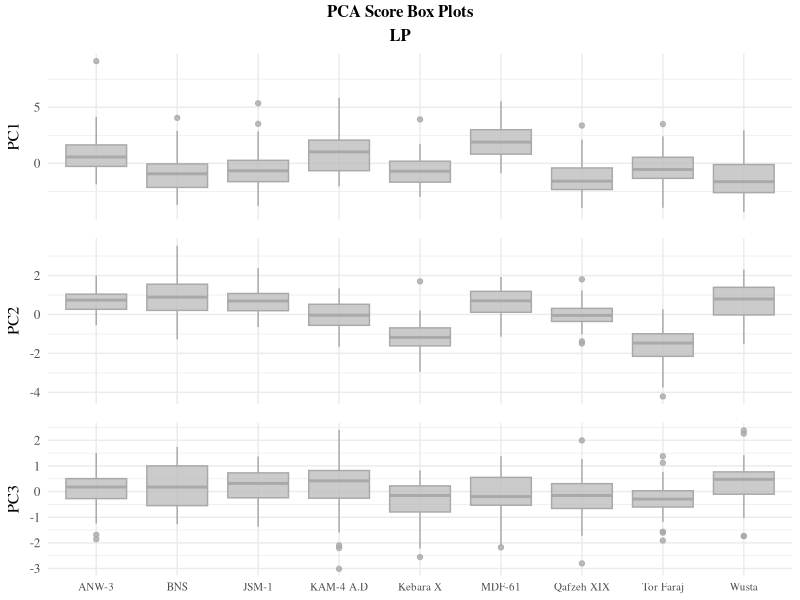
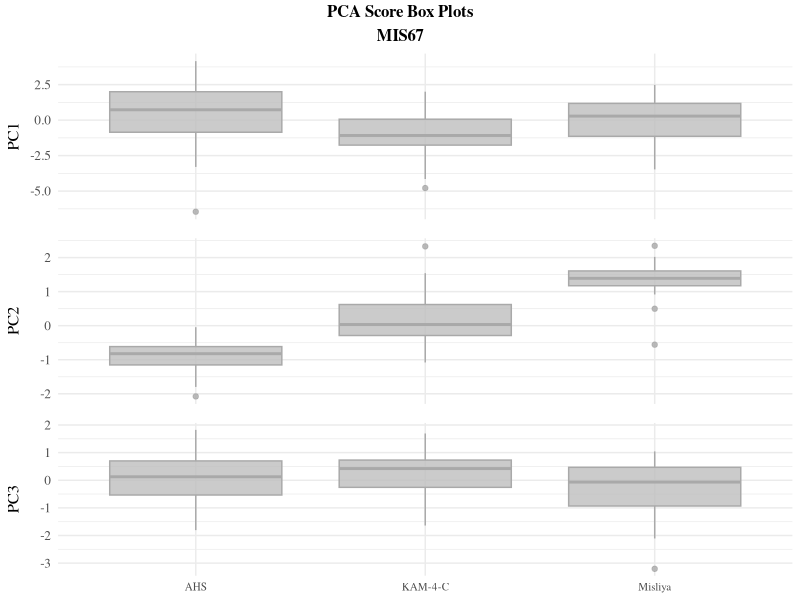

Generate these figures, in order, with R:
## ---- chunk 1
library(psych)
library(ggplot2)
library(ggpubr)
## ---- chunk 2
LP <- read.csv(file="./LP.csv")
MIS67 <- read.csv(file="./MIS67.csv")
## ---- chunk 3
head(LP)
## ---- chunk 4
head(MIS67)
## ---- chunk 5
KMO(MIS67[,c(3:10)])

KMO(LP[,c(3:10)])
## ---- chunk 6
cortest.bartlett(MIS67[,c(3:10)])

cortest.bartlett(LP[,c(3:10)])
## ---- chunk 7
pca_MIS67 <- prcomp(
                x = MIS67[,c(3:10)],
                retx = T,
                center = T,
                scale = T)

pca_LP <- prcomp(
            x = LP[,c(3:10)],
            retx = T,
            center = T,
            scale = T)
## ---- chunk 8
pca_MIS67

pca_LP
## ---- chunk 9
LP_scores <- cbind(
                LP[,c(1:2)],
                pca_LP$x)

MIS67_scores <- cbind(
                    MIS67[,c(1:2)],
                    pca_MIS67$x)
## ---- chunk 10
sample_name <- "LP"

p1 <- ggplot(
        data = get(paste(sample_name,"_scores",sep="")),
        mapping = aes(Assemblage,PC1,group = Assemblage)) +
      geom_boxplot(colour="darkgrey",fill="grey",alpha=0.8) +
      theme_minimal() +
      theme(text = element_text(family="Times", size=12),
            plot.title = element_text(face="bold",hjust=0.5,size=15),
            axis.text.x = element_blank(),
            axis.title.x = element_blank())

p2 <- ggplot(
        data = get(paste(sample_name,"_scores",sep="")),
        mapping = aes(Assemblage,PC2,group = Assemblage)) +
      geom_boxplot(colour="darkgrey",fill="grey",alpha=0.8) +
      theme_minimal() +
      theme(text = element_text(family="Times", size=12),
            plot.title = element_text(face="bold",hjust=0.5,size=15),
            axis.text.x = element_blank(),
            axis.title.x = element_blank())

p3 <- ggplot(
        data = get(paste(sample_name,"_scores",sep="")),
        mapping = aes(Assemblage,PC3,group = Assemblage)) +
      geom_boxplot(colour="darkgrey",fill="grey",alpha=0.8) +
      theme_minimal() +
      theme(text = element_text(family="Times", size=12),
            plot.title = element_text(face="bold",hjust=0.5,size=15),
            axis.text.x = element_text(size=8),
            axis.title.x = element_blank())

fig <- ggarrange(p1,p2,p3,
         ncol=1,
         nrow=3,
         align="v")

annotate_figure(fig,
               top = text_grob("PCA Score Box Plots\nLP",
                                 family="Times",
                                 face="bold"),
               fig.lab.pos = "top")
## ---- chunk 11
sample_name <- "MIS67"

p1 <- ggplot(
        data = get(paste(sample_name,"_scores",sep="")),
        mapping = aes(Assemblage,PC1,group = Assemblage)) +
      geom_boxplot(colour="darkgrey",fill="grey",alpha=0.8) +
      theme_minimal() +
      theme(text = element_text(family="Times", size=12),
            plot.title = element_text(face="bold",hjust=0.5,size=15),
            axis.text.x = element_blank(),
            axis.title.x = element_blank())

p2 <- ggplot(
        data = get(paste(sample_name,"_scores",sep="")),
        mapping = aes(Assemblage,PC2,group = Assemblage)) +
      geom_boxplot(colour="darkgrey",fill="grey",alpha=0.8) +
      theme_minimal() +
      theme(text = element_text(family="Times", size=12),
            plot.title = element_text(face="bold",hjust=0.5,size=15),
            axis.text.x = element_blank(),
            axis.title.x = element_blank())

p3 <- ggplot(
        data = get(paste(sample_name,"_scores",sep="")),
        mapping = aes(Assemblage,PC3,group = Assemblage)) +
      geom_boxplot(colour="darkgrey",fill="grey",alpha=0.8) +
      theme_minimal() +
      theme(text = element_text(family="Times", size=12),
            plot.title = element_text(face="bold",hjust=0.5,size=15),
            axis.text.x = element_text(size=8),
            axis.title.x = element_blank())

fig <- ggarrange(p1,p2,p3,
         ncol=1,
         nrow=3,
         align="v")

annotate_figure(fig,
               top = text_grob("PCA Score Box Plots\nMIS67",
                                 family="Times",
                                 face="bold"),
               fig.lab.pos = "top")
